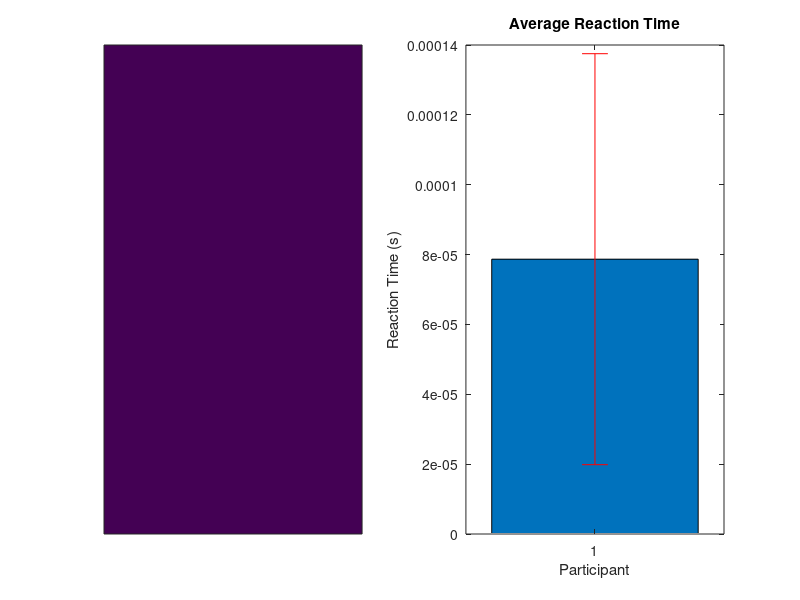

The MATLAB source for this figure:
% Diary liewald Experiment 
 
% Creating the figure window
f = figure;
 
% To store the reaction times for the different conditions
reaction_times = [];
 
% For loop to present stimuli over several trials
for i = 1:10
    % Generate a random number between 1 and 4 to select the box 
    box_number = round(rand()*3 + 1);
    
    % Initialize the array of the 4 white boxes
    boxes = zeros(2,2);
    
    % Make the randomly selected box black
    boxes(box_number) = 1;
    
    % Plot the figure
    subplot(1,2,1);
    image(boxes);
    set(gca,'xtick',[]);
    set(gca,'ytick',[]);
    
    % Get the current time
    start_time = tic;
    
    % Ask the user to press the corresponding key
    if box_number == 1
        disp('Press z');
        pause;
    elseif box_number == 2
        disp('Press x');
        pause;
    elseif box_number == 3
        disp('Press n');
        pause;
    else
        disp('Press m');
        pause;
    end
    
    % Calculate the reaction time
    reaction_time = toc(start_time);
    
    % Store the reaction time
    reaction_times = [reaction_times; reaction_time];
    
    % Show the reaction time
    subplot(1,2,2);
    image(boxes);
    set(gca,'xtick',[]);
    set(gca,'ytick',[]);
    title(['Reaction time: ' num2str(reaction_time)]);
    pause(2);
end
 
% Calculate the mean reaction time
mean_reaction_time = mean(reaction_times);
 
% Calculate the standard deviation of the reaction time
std_reaction_time = std(reaction_times);
 
% Plot the bar chart
subplot(1,2,2);
bar(1, mean_reaction_time);
hold on;
errorbar(1, mean_reaction_time, std_reaction_time, 'r');
title('Average Reaction Time');
xlabel('Participant');
ylabel('Reaction Time (s)');
 
% Analyse the responses using t-test
[h,p] = ttest(reaction_times);
 
% Print the result
if h == 0
    disp('Null Hypothesis is accepted. No significant difference');
else
    disp('Alternative Hypothesis is accepted. Significant difference');
end
